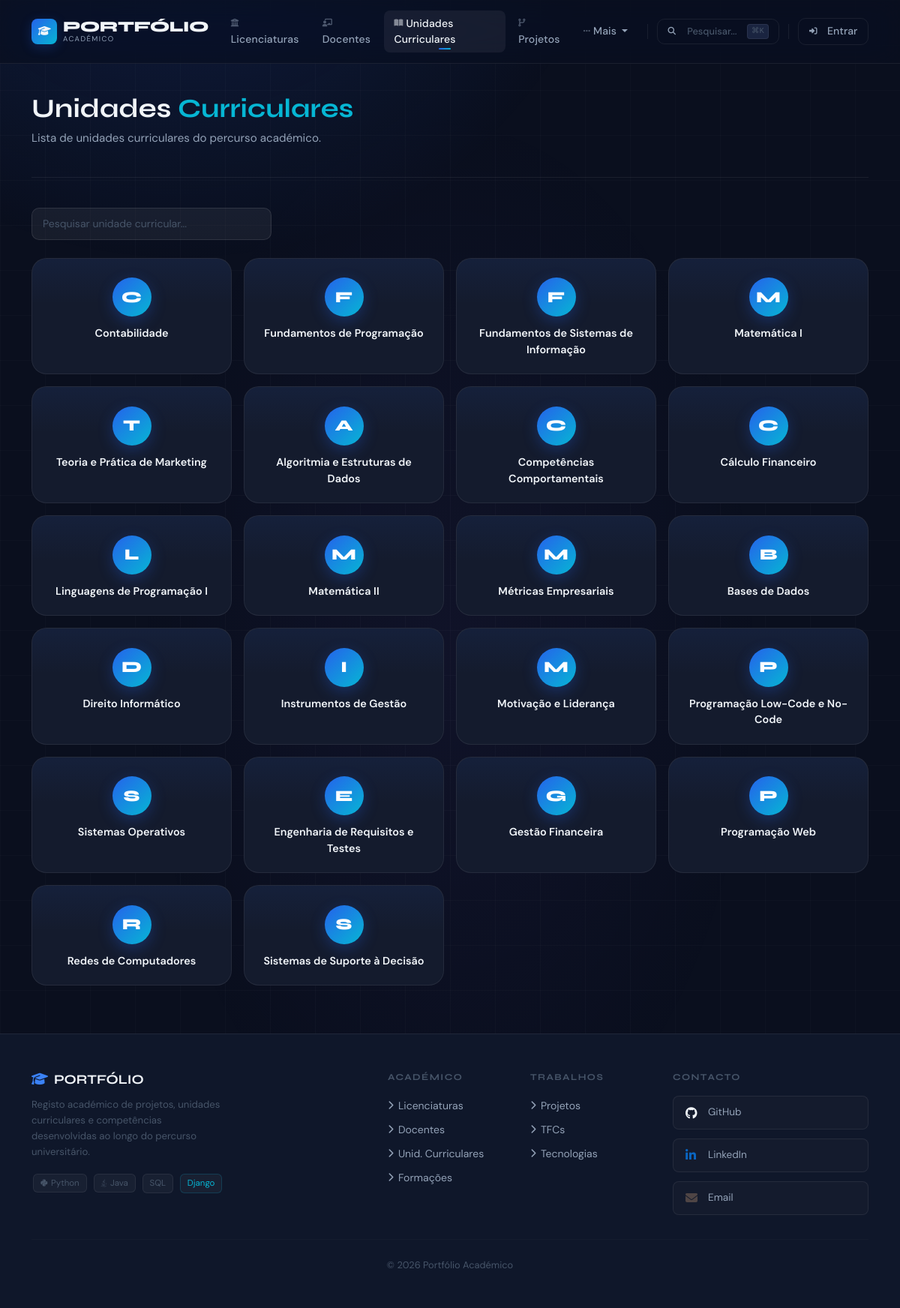
/portfolio/ucs/, run on the app's committed database.
### portfolio/models.py (models this page shows, shortened)
class UnidadeCurricular(models.Model):
    nome = models.CharField(max_length=200)
    apresentacao = models.TextField(blank=True)
    semestre = models.IntegerField()
    ano_curricular = models.IntegerField()
    ects = models.IntegerField(null=True, blank=True)
    cod_curso = models.IntegerField(null=True, blank=True)
    cod_uc = models.IntegerField(null=True, blank=True)
    licenciatura = models.ForeignKey(
        Licenciatura, on_delete=models.CASCADE, related_name="ucs"
    )
    docentes = models.ManyToManyField(
        Docente, blank=True, related_name="ucs"
    )
    objetivos = models.TextField(blank=True)
    programa = models.TextField(blank=True)
    metodologia = models.TextField(blank=True)
    bibliografia = models.TextField(blank=True)
    natureza = models.CharField(max_length=50, blank=True)
    class Meta:
        verbose_name_plural = "Unidades Curriculares"
        ordering = ["ano_curricular", "semestre", "nome"]

### portfolio/views.py (the view)
# urls.py: path('ucs/', views.ucs_view, name='ucs'),
def ucs_view(request):
    return render(request, 'portfolio/uc.html', {'ucs': UnidadeCurricular.objects.select_related('licenciatura').prefetch_related('docentes', 'projetos').all()})

### accounts/context_processors.py (called while the page is built)
def user_groups(request):
    if request.user.is_authenticated:
        return {
            'is_gestor': request.user.groups.filter(name='gestor-portfolio').exists(),
            'is_autor': request.user.groups.filter(name='autores').exists(),
        }
    return {'is_gestor': False, 'is_autor': False}

### portfolio/templates/portfolio/uc.html (shortened to what this page needs)
{% extends "portfolio/base.html" %}
{% block nav_ucs %}active{% endblock %}
{% block content %}
<div class="page-header">
    <div>
        <h2>Unidades <span class="text-accent">Curriculares</span></h2>
        <p>Lista de unidades curriculares do percurso académico.</p>
    </div>
</div>
<input type="text" id="searchInput" placeholder="Pesquisar unidade curricular..."
       style="padding:10px 14px; width:320px; margin-bottom:1.5rem;
              background:rgba(255,255,255,0.06); border:1px solid rgba(255,255,255,0.1);
              border-radius:10px; color:#f1f5f9; font-size:0.875rem; outline:none;">
{% if ucs %}
<ul id="ucsList">
    {% for uc in ucs %}
    <li><a href="{% url 'uc_detail' uc.id %}">{{ uc.nome }}</a></li>
    {% endfor %}
</ul>
{% else %}
<div class="empty-state">
    <i class="fas fa-book-open"></i>
    <p>Nenhuma unidade curricular registada.</p>
</div>
{% endif %}
{% endblock %}

### portfolio/static/portfolio/styles.css (style rules this page uses)
:root { --pri: #2563eb; --pri-l: #3b82f6; --pri-g: rgba(37,99,235,.25); --acc: #06b6d4; --acc2: #8b5cf6; --dk: #0a0f1e; --dk2: #0f172a; --dk3: #1e293b; --sf: #141b2d; --sf2: #1a2440; --bd: rgba(255,255,255,.07); --tp: #f1f5f9; --ts: #94a3b8; --tm: #475569; --fd: 'Syne',sans-serif; --fb: 'DM Sans',sans-serif; --r: 12px; --rl: 20px; --glow: 0 0 40px rgba(37,99,235,.15); --tr: all .3s cubic-bezier(.4,0,.2,1); }
*,*::before,*::after { box-sizing:border-box; margin:0; padding:0; }
html { scroll-behavior:smooth; }
body { font-family:var(--fb); background:var(--dk); color:var(--tp); display:flex; flex-direction:column; min-height:100vh; overflow-x:hidden; }
body::before { content:''; position:fixed; inset:0; pointer-events:none; z-index:0; background: radial-gradient(ellipse 80% 50% at 20% -10%,rgba(37,99,235,.18) 0%,transparent 60%), radial-gradient(ellipse 60% 40% at 80% 110%,rgba(6,182,212,.12) 0%,transparent 55%), radial-gradient(ellipse 50% 60% at 50% 50%,rgba(139,92,246,.05) 0%,transparent 70%); }
body::after { content:''; position:fixed; inset:0; pointer-events:none; z-index:0; background-image:linear-gradient(rgba(255,255,255,.02) 1px,transparent 1px),linear-gradient(90deg,rgba(255,255,255,.02) 1px,transparent 1px); background-size:60px 60px; }
.page-header { margin-bottom:2.5rem; padding-bottom:1.5rem; border-bottom:1px solid var(--bd); display:flex; align-items:flex-end; justify-content:space-between; flex-wrap:wrap; gap:1rem; }
.page-header h2 { font-family:var(--fd); font-weight:700; font-size:clamp(1.6rem,3vw,2.2rem); line-height:1.15; }
.page-header h2 .text-accent { color:var(--acc); }
.page-header p { color:var(--ts); font-size:.95rem; margin-top:.4rem; max-width:520px; }
main ul { list-style:none; padding:0; margin:0; display:grid; grid-template-columns:repeat(auto-fill,minmax(220px,1fr)); gap:1rem; }
main ul li { margin:0; }
main ul li a { display:flex; flex-direction:column; align-items:center; text-align:center; gap:.75rem; padding:1.6rem 1.2rem 1.3rem; background:var(--sf); border:1px solid var(--bd); border-radius:var(--rl); color:var(--tp); text-decoration:none; font-weight:600; font-size:.9rem; transition:var(--tr); position:relative; overflow:hidden; height:100%; }
main ul li a::before { content:''; position:absolute; top:0; left:0; right:0; height:60px; background:linear-gradient(180deg,rgba(37,99,235,.07) 0%,transparent 100%); pointer-events:none; }
main ul li a::after { content:attr(data-initial); width:52px; height:52px; border-radius:50%; background:linear-gradient(135deg,var(--pri),var(--acc)); color:#fff; font-family:var(--fd); font-weight:800; font-size:1.3rem; display:flex; align-items:center; justify-content:center; order:-1; flex-shrink:0; box-shadow:0 6px 20px rgba(37,99,235,.3); transition:var(--tr); }
h2 { font-family:var(--fd); font-weight:700; }
a { color:var(--pri-l); }

### portfolio/templates/portfolio/uc.html (style rules this page uses)
#searchInput::placeholder { color: #475569; }

### data on the page
UnidadeCurricular: nome "Contabilidade"
UnidadeCurricular: nome "Fundamentos de Programação"
UnidadeCurricular: nome "Fundamentos de Sistemas de Informação"
UnidadeCurricular: nome "Matemática I"
UnidadeCurricular: nome "Teoria e Prática de Marketing"
UnidadeCurricular: nome "Algoritmia e Estruturas de Dados"
UnidadeCurricular: nome "Competências Comportamentais"
UnidadeCurricular: nome "Cálculo Financeiro"
UnidadeCurricular: nome "Linguagens de Programação I"
UnidadeCurricular: nome "Matemática II"
UnidadeCurricular: nome "Métricas Empresariais"
UnidadeCurricular: nome "Bases de Dados"
UnidadeCurricular: nome "Direito Informático"
UnidadeCurricular: nome "Instrumentos de Gestão"
UnidadeCurricular: nome "Motivação e Liderança"
UnidadeCurricular: nome "Programação Low-Code e No-Code"
UnidadeCurricular: nome "Sistemas Operativos"
UnidadeCurricular: nome "Engenharia de Requisitos e Testes"
UnidadeCurricular: nome "Gestão Financeira"
UnidadeCurricular: nome "Programação Web"
UnidadeCurricular: nome "Redes de Computadores"
UnidadeCurricular: nome "Sistemas de Suporte à Decisão"
